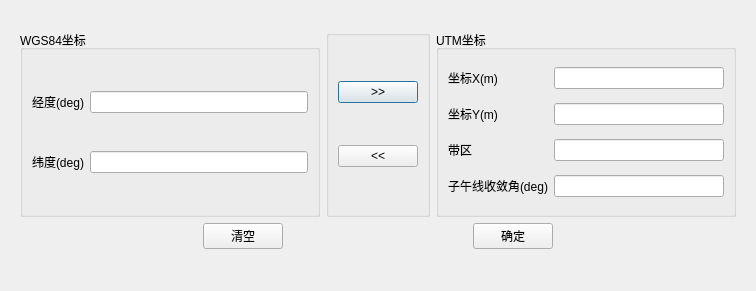
<?xml version="1.0" encoding="UTF-8"?>
<ui version="4.0">
 <class>CenterPointDialog</class>
 <widget class="QDialog" name="CenterPointDialog">
  <property name="geometry">
   <rect>
    <x>0</x>
    <y>0</y>
    <width>756</width>
    <height>291</height>
   </rect>
  </property>
  <property name="windowTitle">
   <string>Dialog</string>
  </property>
  <widget class="QWidget" name="">
   <property name="geometry">
    <rect>
     <x>20</x>
     <y>30</y>
     <width>716</width>
     <height>219</height>
    </rect>
   </property>
   <layout class="QVBoxLayout" name="verticalLayout_2">
    <item>
     <layout class="QGridLayout" name="gridLayout_4">
      <item row="0" column="1">
       <widget class="QGroupBox" name="groupBox_3">
        <property name="title">
         <string/>
        </property>
        <layout class="QVBoxLayout" name="verticalLayout">
         <item>
          <widget class="QPushButton" name="pushButton_CONV_UTM">
           <property name="text">
            <string>&gt;&gt;</string>
           </property>
          </widget>
         </item>
         <item>
          <widget class="QPushButton" name="pushButton_CONV_GPS">
           <property name="text">
            <string>&lt;&lt;</string>
           </property>
          </widget>
         </item>
        </layout>
       </widget>
      </item>
      <item row="0" column="0">
       <layout class="QGridLayout" name="gridLayout_3">
        <item row="0" column="0">
         <widget class="QGroupBox" name="groupBox">
          <property name="title">
           <string>WGS84坐标</string>
          </property>
          <property name="flat">
           <bool>false</bool>
          </property>
          <layout class="QGridLayout" name="gridLayout_2">
           <item row="1" column="0">
            <widget class="QLabel" name="label_2">
             <property name="text">
              <string>纬度(deg)</string>
             </property>
            </widget>
           </item>
           <item row="0" column="0">
            <widget class="QLabel" name="label">
             <property name="text">
              <string>经度(deg)</string>
             </property>
            </widget>
           </item>
           <item row="1" column="1">
            <widget class="QLineEdit" name="edit_WGS84Y"/>
           </item>
           <item row="0" column="1">
            <widget class="QLineEdit" name="edit_WGS84X"/>
           </item>
          </layout>
         </widget>
        </item>
       </layout>
      </item>
      <item row="0" column="2">
       <widget class="QGroupBox" name="groupBox_2">
        <property name="title">
         <string>UTM坐标</string>
        </property>
        <layout class="QGridLayout" name="gridLayout">
         <item row="1" column="0">
          <widget class="QLabel" name="label_4">
           <property name="text">
            <string>坐标Y(m)  </string>
           </property>
          </widget>
         </item>
         <item row="1" column="1">
          <widget class="QLineEdit" name="edit_UtmY"/>
         </item>
         <item row="2" column="1">
          <widget class="QLineEdit" name="edit_UtmZone"/>
         </item>
         <item row="0" column="1">
          <widget class="QLineEdit" name="edit_UtmX"/>
         </item>
         <item row="0" column="0">
          <widget class="QLabel" name="label_3">
           <property name="text">
            <string>坐标X(m)  </string>
           </property>
          </widget>
         </item>
         <item row="2" column="0">
          <widget class="QLabel" name="label_5">
           <property name="text">
            <string>带区</string>
           </property>
          </widget>
         </item>
         <item row="3" column="0">
          <widget class="QLabel" name="label_6">
           <property name="text">
            <string>子午线收敛角(deg)</string>
           </property>
          </widget>
         </item>
         <item row="3" column="1">
          <widget class="QLineEdit" name="edit_gamma"/>
         </item>
        </layout>
       </widget>
      </item>
     </layout>
    </item>
    <item>
     <layout class="QHBoxLayout" name="horizontalLayout">
      <item>
       <spacer name="horizontalSpacer_2">
        <property name="orientation">
         <enum>Qt::Horizontal</enum>
        </property>
        <property name="sizeHint" stdset="0">
         <size>
          <width>40</width>
          <height>20</height>
         </size>
        </property>
       </spacer>
      </item>
      <item>
       <widget class="QPushButton" name="pushButton_REST_CONTEXT">
        <property name="maximumSize">
         <size>
          <width>100</width>
          <height>16777215</height>
         </size>
        </property>
        <property name="text">
         <string>清空</string>
        </property>
       </widget>
      </item>
      <item>
       <spacer name="horizontalSpacer">
        <property name="orientation">
         <enum>Qt::Horizontal</enum>
        </property>
        <property name="sizeHint" stdset="0">
         <size>
          <width>40</width>
          <height>20</height>
         </size>
        </property>
       </spacer>
      </item>
      <item>
       <widget class="QPushButton" name="pushButton_OK">
        <property name="maximumSize">
         <size>
          <width>100</width>
          <height>16777215</height>
         </size>
        </property>
        <property name="text">
         <string>确定</string>
        </property>
       </widget>
      </item>
      <item>
       <spacer name="horizontalSpacer_3">
        <property name="orientation">
         <enum>Qt::Horizontal</enum>
        </property>
        <property name="sizeHint" stdset="0">
         <size>
          <width>40</width>
          <height>20</height>
         </size>
        </property>
       </spacer>
      </item>
     </layout>
    </item>
   </layout>
  </widget>
 </widget>
 <resources/>
 <connections/>
</ui>
